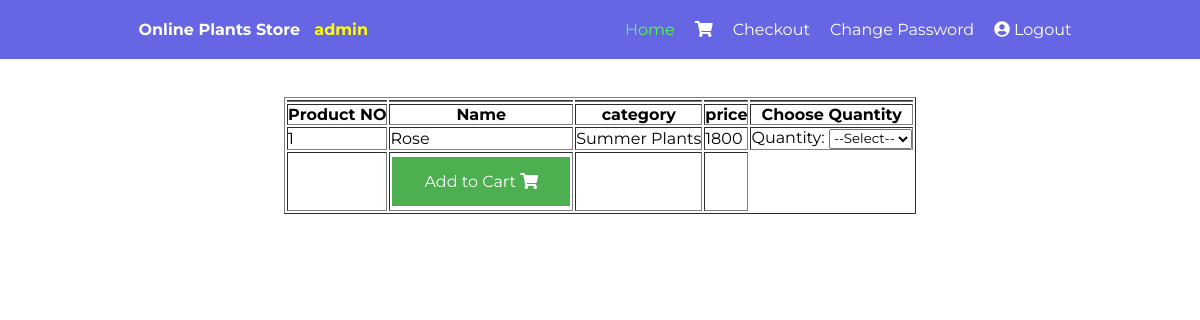
The app's page /customer/viewProducts.php?id=1 (signed in) with its own data.
### tables this page shows
CREATE TABLE `products` (
  `id` int(10) NOT NULL,
  `title` varchar(150) NOT NULL,
  `category` varchar(150) NOT NULL,
  `description` varchar(255) NOT NULL,
  `purchasing_price` int(10) NOT NULL,
  `salling_old_price` int(10) NOT NULL,
  `selling_new_price` int(10) NOT NULL,
  `qty` int(10) NOT NULL,
  `status` varchar(100) NOT NULL,
  `product_type` varchar(100) NOT NULL,
  `photo` longblob NOT NULL
);

### customer/viewProducts.php (the view, shortened to what this page needs)
<?php include '../config.php';?>
<?php
if(isset($_GET['id']))
{
 $productid=$_GET['id'];
$productid=$_SESSION["productid"];
}
include "header.php";
$result = $con->query("SELECT * FROM products where id= '$productid'");
 if($result->num_rows > 0)
 {
	$row = $result->fetch_assoc();
?>
   <form method="POST" action="ViewProducts.php">
   <?php
   $unitPrice=$row['selling_new_price'];
	 $title=$row['title'];
	 $category=$row['category'];
   ?>
   <br>
   <br>
   <center>
<table border=1>
<tr><td></td>
<td></td><td></td><td></td><td></td>
</tr>
<tr><th>Product NO</th><th>Name</th><th>category</th><th>price</th><th>Choose Quantity</th></tr>
<tr><td><?php echo $productid;  ?></td>
<td><?php echo $title;  ?></td>
<td><?php echo $category;  ?></td><td>
<?php echo $unitPrice;  ?></td><td> Quantity:
	   <select name ="qty" id="qty">
  <option value="Select" >--Select--</option>
</select>
</td></tr>
<tr><td></td><td><button class="button1" type="submit" name="done" >Add to Cart <i class="fa fa-shopping-cart"></i></button></td><td></td><td></td></tr>
</table>
 </center>
<?php
 }
?>
                </form>
</body>
</html>

### assets/mystyle.css (style rules this page uses)
* { padding: 0; margin: 0; font-family: 'Montserrat', sans-serif; }
html body { max-width: 100%; overflow-x: hidden; }
.button1 { background-color: #4CAF50; border: none; color: white; padding: 15px 32px; text-align: center; text-decoration: none; display: inline-block; font-size: 16px; margin: 4px 2px; cursor: pointer; }

### records on screen
products: title "Rose", category "Summer Plants", selling_new_price "1800"

### other values on screen
$customerID "admin"
$productid "1"
